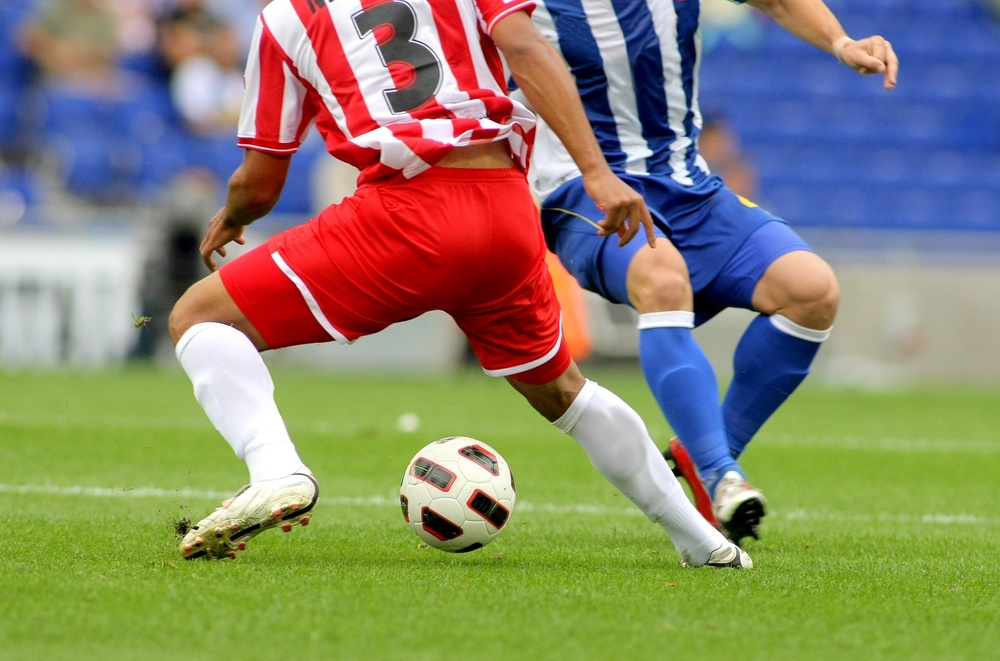
#> input picture soccer.jpg, 1000 x 661 px, shrunk from 1434 x 948 before the run
$ python '4-3에지맵에서 경계선 찾기.py'
#> lines starting #> are read from the running program, lines starting #| are printed output that depends on the picture; after the words box and inside, x2 and y2 are one past the last pixel; in counts of white or black regions, pixels touching at a corner belong together
import cv2 as cv
import numpy as np

img = cv.imread('soccer.jpg')
#> img is the input picture: shape (661, 1000, 3); mean B, G, R 107.3, 133.3, 136.8
gray = cv.cvtColor(img, cv.COLOR_BGR2GRAY)
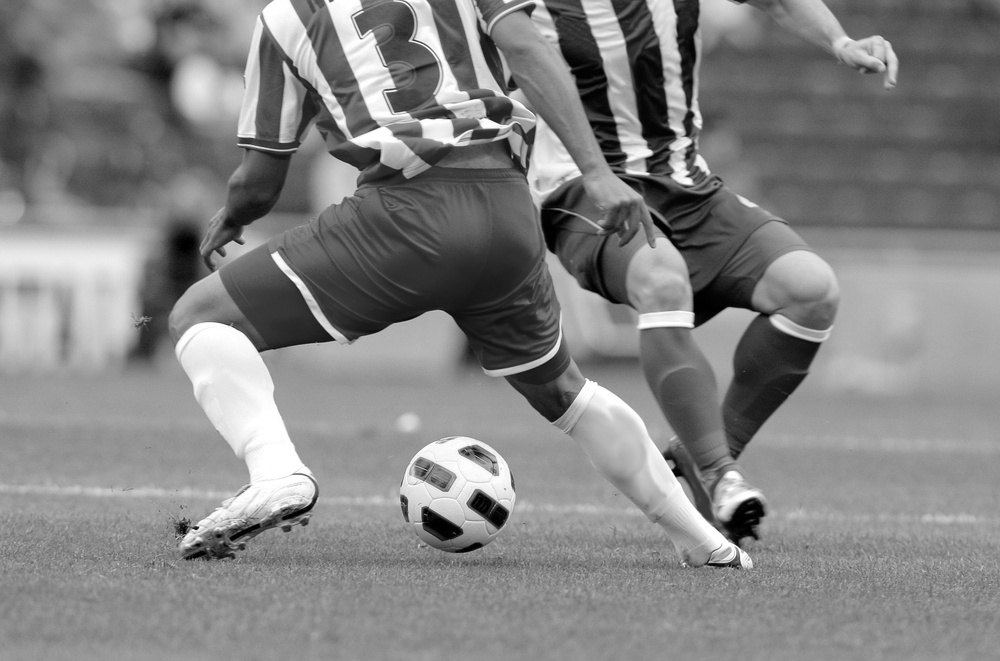
#> gray: shape (661, 1000); min 0, max 255, mean 131.4
# 에지맵에서 임계값 이상인 경계선만을 취한다
canny = cv.Canny(gray, 100, 200)
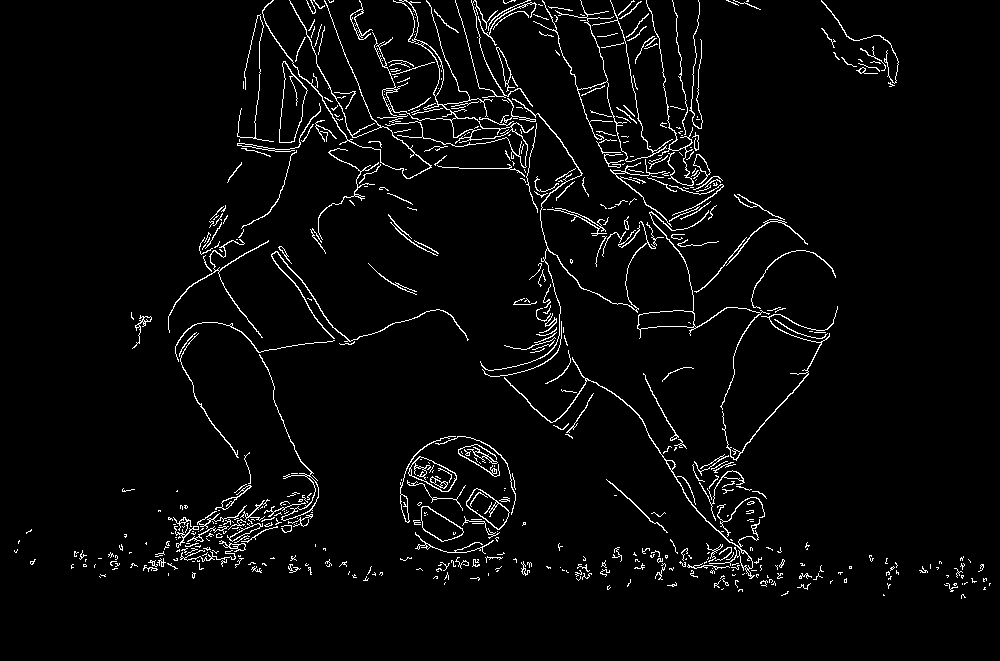
#> canny: shape (661, 1000); 3.6% white in thin lines or dots, all inside (x1, y1, x2, y2) = (14, 0, 991, 599)
#경계선을 찾는다
#findContours (영상, 경계선을 찾는 방식 (바깥쪽 경계선만 찾는다.), 경계선 표현하는 방식)
contour, hierarchy = cv.findContours(canny, cv.RETR_LIST, cv.CHAIN_APPROX_TC89_L1)
#> contour = 749 contours, 637 with area under 20; largest, box (x1, y1, x2, y2) and area: (372, 0, 534, 168) 1488, (279, 61, 308, 143) 1367, (279, 61, 308, 143) 1332, (637, 210, 770, 410) 994, (408, 457, 457, 492) 950

lcontour = []
for i in range(len(contour)):
    if contour[i].shape[0] > 200:
        lcontour.append(contour[i])
#> after the loop, lcontour = 5 contours; box (x1, y1, x2, y2) and area: (372, 0, 534, 168) 1488, (504, 357, 760, 579) 398, (262, 0, 432, 179) 288, (480, 98, 656, 371) 187, (533, 0, 673, 162) 148
# 영상에 경계선을 그린다. -1은 모든 경계선을 그린다.
cv.drawContours(img, lcontour, -1, (0,200), 4)
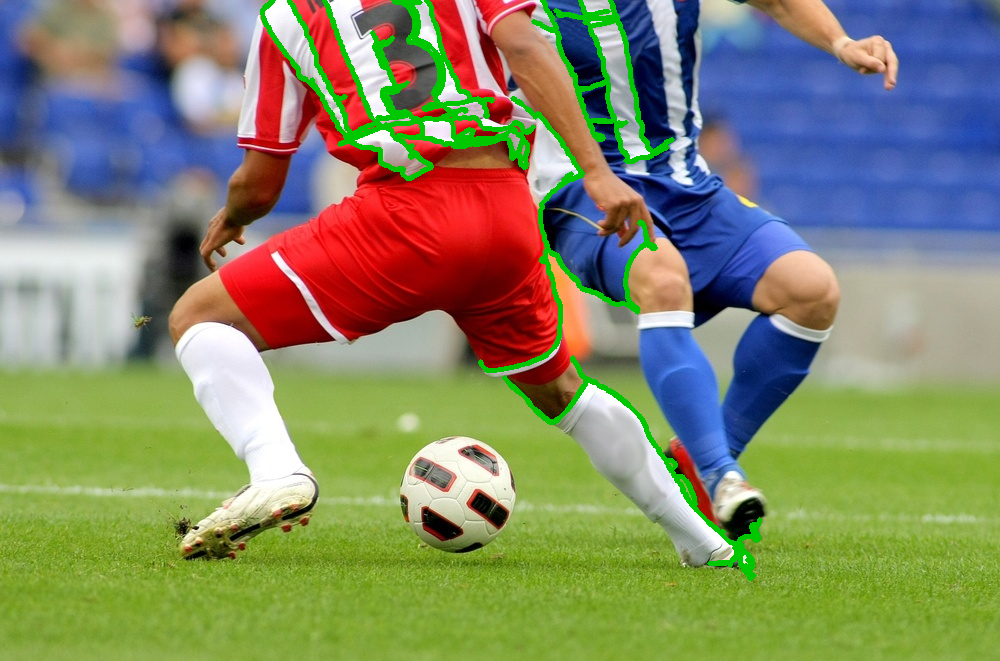
#> img: shape (661, 1000, 3); 3.06% of pixels changed, all inside (x1, y1, x2, y2) = (260, 0, 762, 581)

cv.imshow('Original with contours', img)
cv.imshow('Canny', canny)

cv.waitKey()
cv.destroyAllWindows()

$ run again, with apples.jpg copied over soccer.jpg
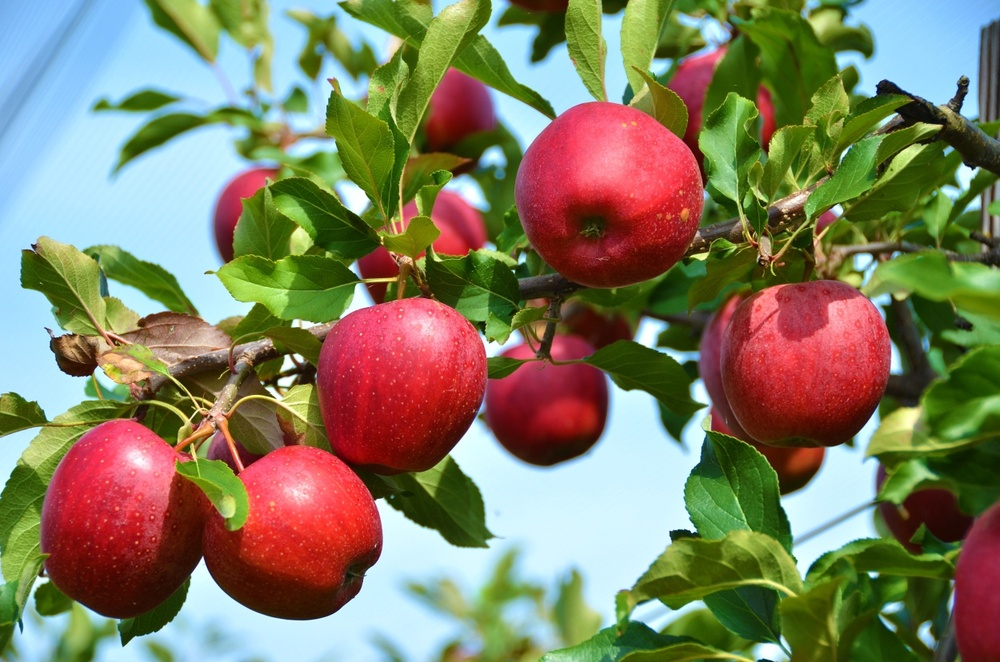
#> input picture apples.jpg, 1000 x 662 px, shrunk from 1250 x 828 before the run
#> img is the input picture: shape (662, 1000, 3); mean B, G, R 98.6, 125.8, 129.6
#> `canny = cv.Canny(gray, 100, 200)`:
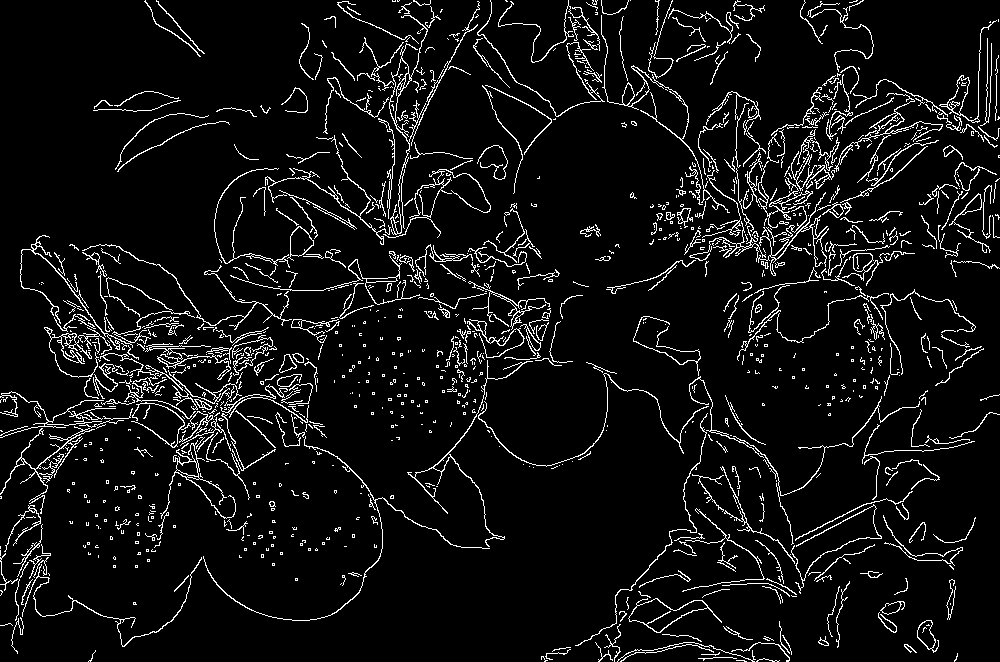
#> canny: shape (662, 1000); 6.7% white in thin lines or dots
#> contour = 1462 contours, 1244 with area under 20; largest, box (x1, y1, x2, y2) and area: (628, 598, 722, 633) 1258, (628, 598, 707, 633) 1146, (389, 15, 428, 235) 690, (287, 226, 314, 261) 506, (939, 20, 997, 123) 484
#> after the loop `for i in range(len(contour)):`: lcontour = 12 contours; largest, box (x1, y1, x2, y2) and area: (389, 15, 428, 235) 690, (743, 156, 813, 228) 420, (689, 192, 828, 276) 414, (601, 15, 730, 213) 386, (0, 426, 95, 514) 354
#> `cv.drawContours(img, lcontour, -1, (0,200), 4)`:
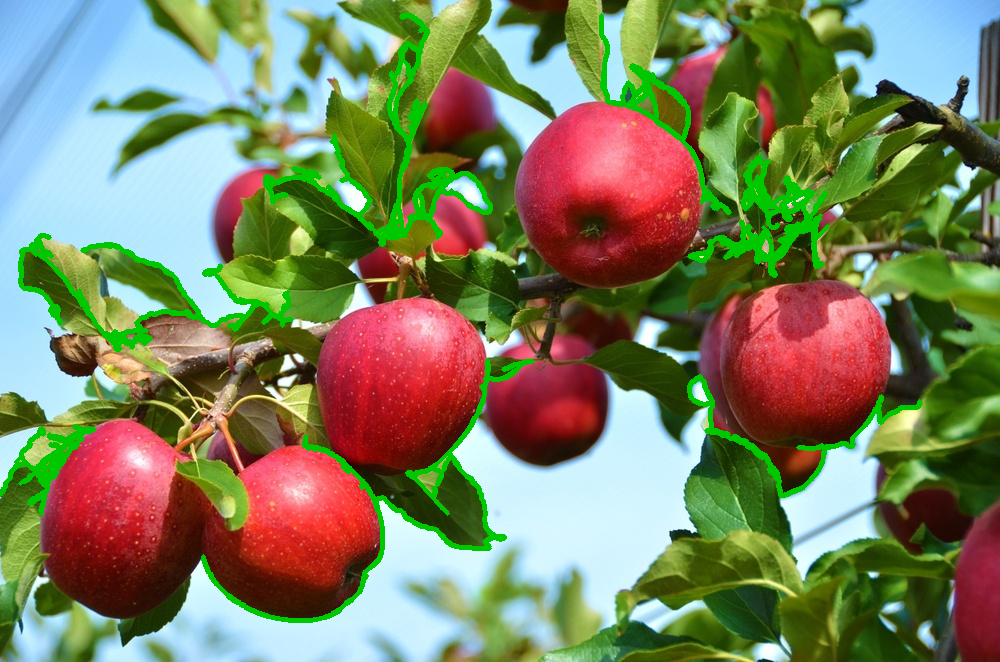
#> img: shape (662, 1000, 3); 4.41% of pixels changed, all inside (x1, y1, x2, y2) = (0, 13, 922, 623)

$ run again, with gg.jpg copied over soccer.jpg
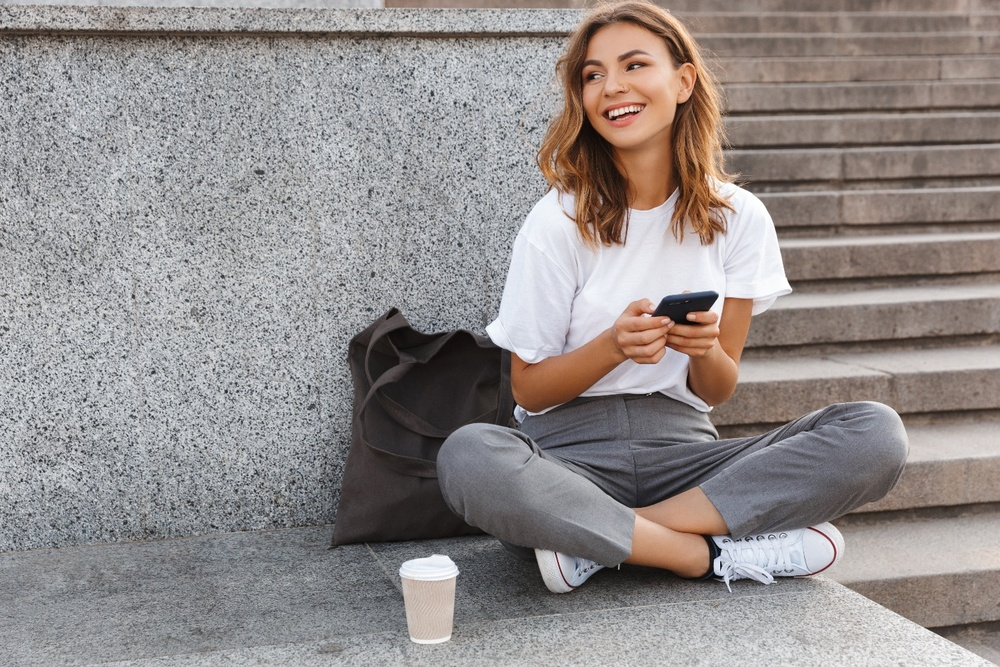
#> input picture gg.jpg, 1000 x 667 px, shrunk from 1440 x 960 before the run
#> img is the input picture: shape (667, 1000, 3); mean B, G, R 139.3, 140.6, 146.9
#> `canny = cv.Canny(gray, 100, 200)`:
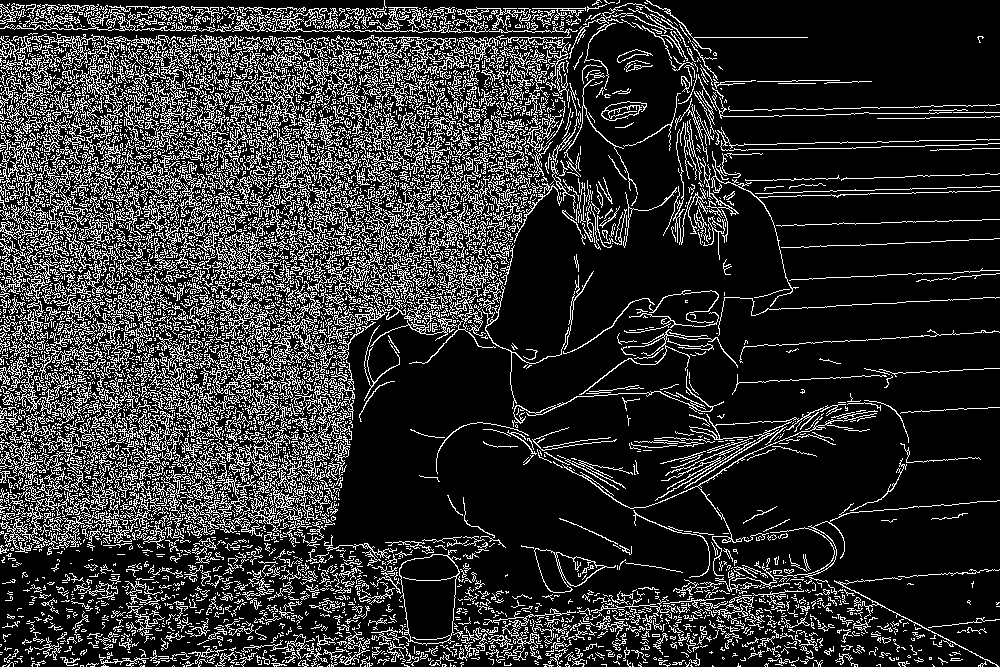
#> canny: shape (667, 1000); 19.3% white in thin lines or dots
#> contour = 9558 contours, 8735 with area under 20; largest, box (x1, y1, x2, y2) and area: (398, 550, 461, 646) 4264, (399, 554, 460, 645) 4220, (535, 548, 616, 593) 1750, (206, 476, 312, 537) 922, (389, 191, 479, 262) 852
#> after the loop `for i in range(len(contour)):`: lcontour = 19 contours; largest, box (x1, y1, x2, y2) and area: (206, 476, 312, 537) 922, (389, 191, 479, 262) 852, (196, 224, 279, 286) 741, (304, 249, 400, 305) 616, (428, 237, 492, 291) 556
#> `cv.drawContours(img, lcontour, -1, (0,200), 4)`:
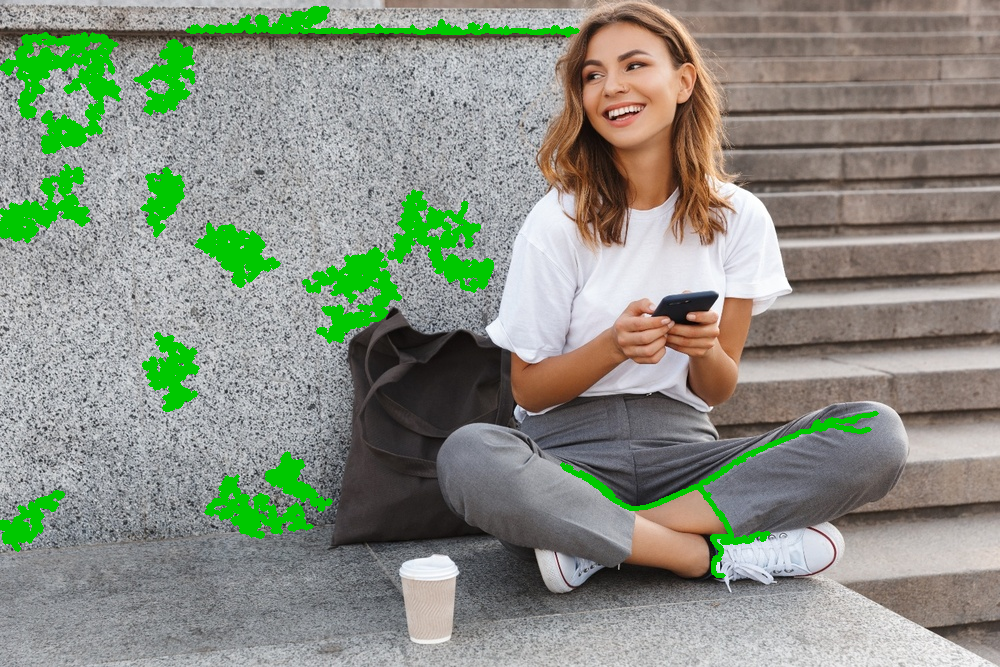
#> img: shape (667, 1000, 3); 6.07% of pixels changed, all inside (x1, y1, x2, y2) = (0, 6, 879, 578)

$ run again, with mistyroad.jpg copied over soccer.jpg
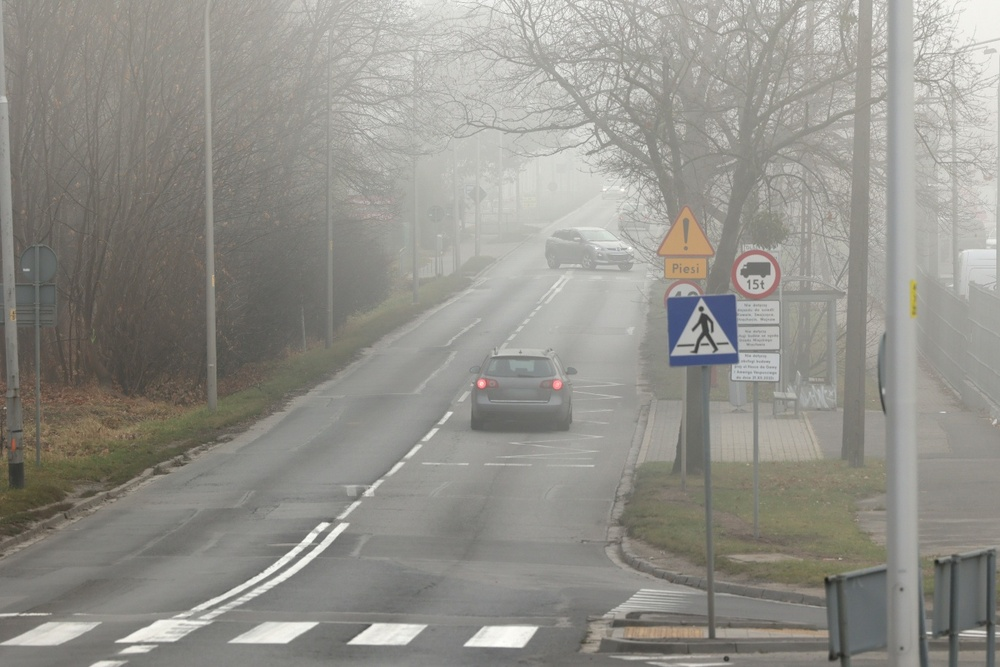
#> input picture mistyroad.jpg, 1000 x 667 px, shrunk from 1368 x 912 before the run
#> img is the input picture: shape (667, 1000, 3); mean B, G, R 138.7, 145, 146.5
#> `gray = cv.cvtColor(img, cv.COLOR_BGR2GRAY)`:
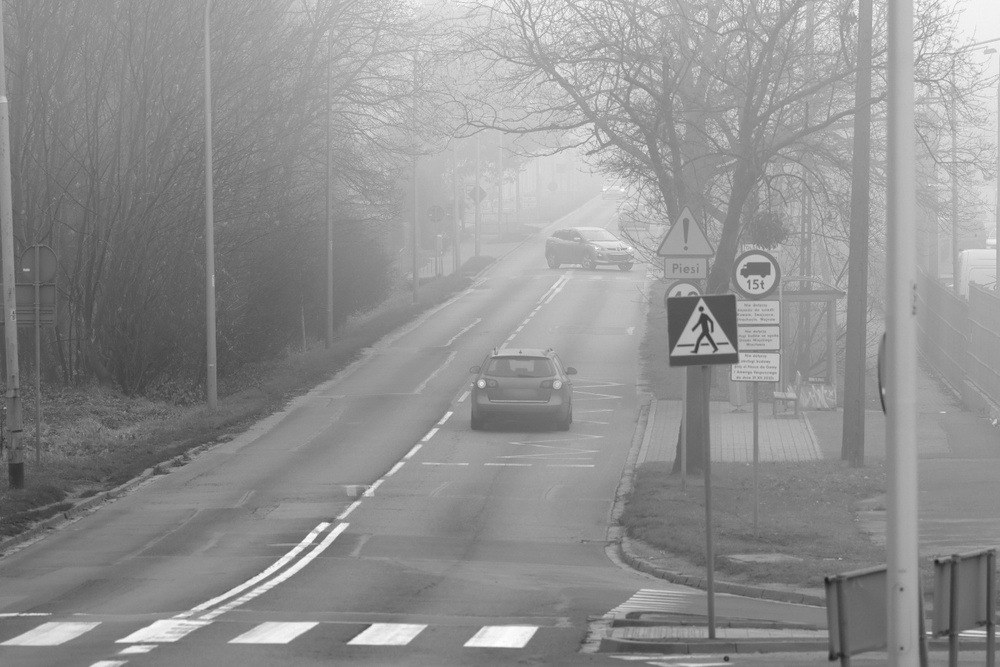
#> gray: shape (667, 1000); min 28, max 255, mean 144.8
#> `canny = cv.Canny(gray, 100, 200)`:
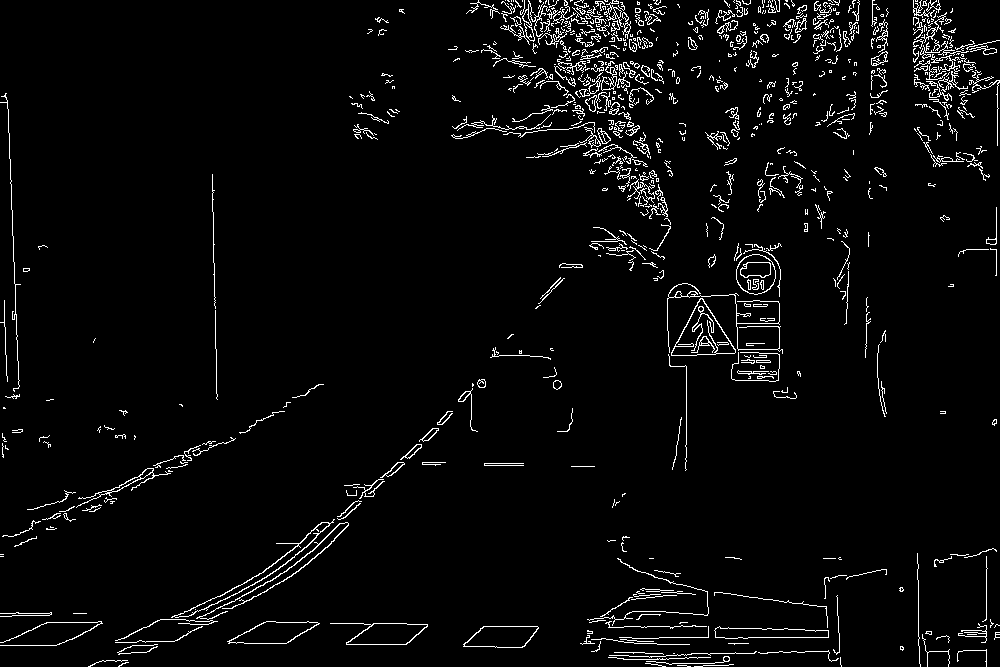
#> canny: shape (667, 1000); 3.6% white in thin lines or dots
#> contour = 1033 contours, 882 with area under 20; largest, box (x1, y1, x2, y2) and area: (671, 299, 736, 356) 1973, (672, 298, 736, 356) 1820, (736, 254, 776, 295) 1256, (227, 621, 320, 644) 1241, (463, 626, 538, 648) 1234
#> after the loop `for i in range(len(contour)):`: lcontour = []
